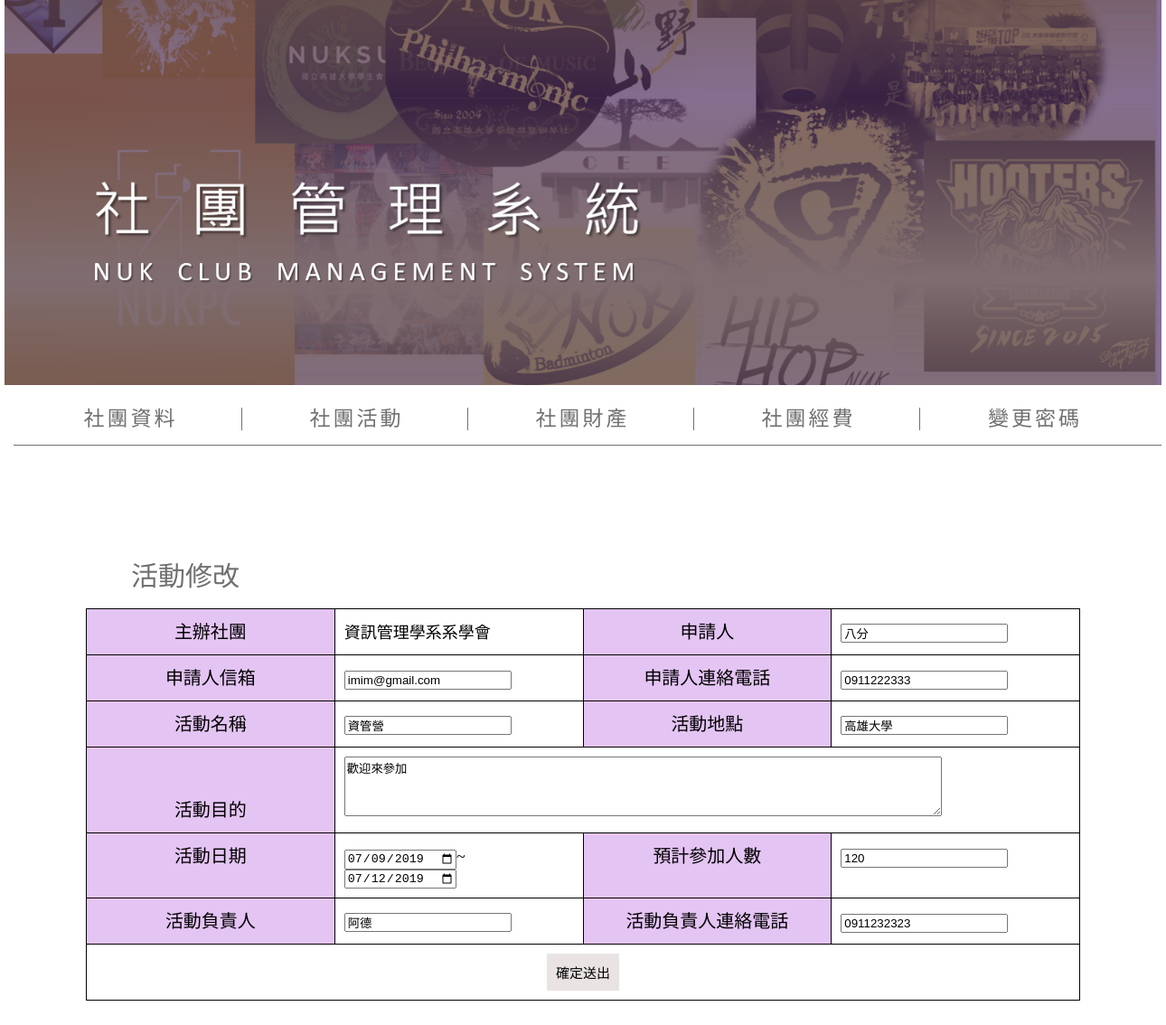
Page /user/user_activity_alter.php?No=1 (signed in) on the committed database.
### tables this page shows
CREATE TABLE `act_app` (
  `act_id` int(10) NOT NULL,
  `club` varchar(255) NOT NULL,
  `applicant` varchar(255) NOT NULL,
  `app_email` varchar(255) NOT NULL,
  `app_tel` varchar(30) NOT NULL,
  `app_time` varchar(255) NOT NULL,
  `act_name` varchar(255) NOT NULL,
  `act_location` varchar(255) NOT NULL,
  `act_datestart` varchar(30) NOT NULL,
  `act_dateend` varchar(30) NOT NULL,
  `act_purpose` varchar(255) NOT NULL,
  `act_num` int(10) NOT NULL,
  `principal` varchar(255) NOT NULL,
  `principal_tel` varchar(20) NOT NULL,
  `check_act` varchar(10) NOT NULL
);

### user/user_activity_alter.php (the view, shortened to what this page needs)
<!DOCTYPE html>
<html lang="en">
<head>
  <link rel="stylesheet" href="activity.css">
</head>
<body>
<div class="wrap">
            <div class="top"><img src="6.png" width=1280>
            </div>
        <div class="head">
         <ul class="list">
              <li><a id="info" href="user_info.php#intro">社團資料</a>
              </li>
              <li><a id="info" href="user_activity.php#intro">社團活動</a>
              </li>
              <li><a id="info" href="user_property.php#intro">社團財產</a>
              </li>
              <li><a id="info" href="user_funds.php#intro">社團經費</a>
              </li>
              <li><a class="passwd" href="#" id="changepasswd">變更密碼</a></li>
            </ul>
        </div>
            <div class="search">
                    <h2 class="title">活動修改</h2>
            </div>
            <div class="intro">
            <?php
                $no=$_GET["No"];
                $link = @mysqli_connect('localhost','root', '123456','php_project');
                $SQLUpdate="SELECT * FROM act_app WHERE act_id=$no";
                $result=mysqli_query($link,$SQLUpdate);
                $row=mysqli_fetch_assoc($result);
                echo "<form action='user_activity.php' method='post'>";
                echo "<table border='1'>";
                echo "<tr>";
                echo "<th width='25%'>主辦社團</th>";
                echo "<td width='25%' align='left'>".$_COOKIE["club"]."</td>";
                echo "<th width='25%'>申請人</th>";
                echo "<td width='25%' align='left'><input type='text' name='applicant' value='".$row["applicant"]."'></td>";
                echo "</tr>";
                echo "<tr>";
                echo "<th>申請人信箱</th>";
                echo "<td align='left'><input type='email' name='app_email' value='".$row["app_email"]."'></td>";
                echo "<th>申請人連絡電話</th>";
                echo "<td align='left'><input type='text' name='app_tel' value='".$row["app_tel"]."'></td>";
                echo "</tr>";
                echo "<tr>";
                echo "<th>活動名稱</th>";
                echo "<td align='left'><input type='text' name='act_name' value='".$row["act_name"]."'></td>";
                echo "<th>活動地點</th>";
                echo "<td align='left'><input type='text' name='act_location' value='".$row["act_location"]."'></td>";
                echo "</tr>";
                echo "<tr>";
                echo "<th>活動目的</th>";
                echo "<td colspan='3' align='left'><textarea name='act_purpose' cols='80' rows='4'>".$row["act_purpose"]."</textarea></td>";
                echo "</tr>";
                echo "<tr>";
                echo "<th>活動日期</th>";
                echo "<td align='left'><input type='date' name='act_datestart' value='".$row["act_datestart"]."'>~<input type='date' name='act_dateend' value='".$row["act_dateend"]."'></td>";
                echo "<th>預計參加人數</th>";
                echo "<td align='left'><input type='text' name='act_num' value='".$row["act_num"]."'></td>";
                echo "</tr>";
                echo "<tr>";
                echo "<th>活動負責人</th>";
                echo "<td align='left'><input type='text' name='principal' value='".$row["principal"]."'></td>";
                echo "<th>活動負責人連絡電話</th>";
                echo "<td align='left'><input type='text' name='principal_tel' value='".$row["principal_tel"]."'></td>";
                echo "</tr>";
                echo "<tr>";
                echo "<td colspan='4'>";
                echo "<input type='submit' value='確定送出' class='btn'>";
                echo "</td>";
                echo "</tr>";
                echo "</table>";
                echo "</form>";
                ?>
  </div>
</div>
</body>

### user/activity.css (style rules this page uses)
html, body, div, span, applet, object, iframe, h1, h2, h3, h4, h5, h6, p, blockquote, pre, a, abbr, acronym, address, big, cite, code, del, dfn, em, img, ins, kbd, q, s, samp, small, strike, strong, sub, sup, tt, var, b, u, i, center, dl, dt, dd, ol, ul, li, fieldset, form, label, legend, table, caption, tbody, tfoot, thead, tr, th, td, article, aside, canvas, details, embed, figure, figcaption, footer, header, hgroup, menu, nav, output, ruby, section, summary, time, mark, audio, video { margin: 0; padding: 0; border: 0; font-size: 100%; font: inherit; vertical-align: baseline; }
body { line-height: 1; }
ol, ul { list-style: none; }
table { border-collapse: collapse; border-spacing: 0; }
a { color: #000; }
.wrap { width: 1280px; font-family:Microsoft JhengHei; color: #707070; margin-left: auto; margin-right: auto; }
.top { width:100%; }
.head { border-bottom:1px solid #707070; border-color:#707070; width:1250px; height:50px; float:left; margin-left:10px; margin-top:3px; padding-bottom:10px; padding-left:20px; }
.list { text-align: center; padding-top:20px; }
.list li { float:left; list-style: none; width: 250px; }
.list a { text-decoration: none; color: #707070; font-size: 23px; letter-spacing: 3px; }
#info { text-align: center; border-right: 1px solid #707070; padding-right: 70px; padding-left: 40px; }
.passwd { padding-right:30px; width: 270px; }
.intro { margin-top: -10px; margin-bottom: 50px; }
.title { font-size: 30px; padding:10px; margin: 120px 0 0 130px; }
.intro th { color:black; background-color: rgba(185, 102, 224, 0.384); padding:15px; border:1px solid #000; font-size: 20px; font-family: 標楷體; }
.intro td { border:1px solid #000; padding:10px; color:black; line-height: 15px; font-size: 18px; }
.intro table { font-family: 標楷體; width:1100px; margin-top: 20px; margin-right: auto; margin-left: auto; text-align:center; border-collapse:collapse; }
.btn { font-size: 15px; outline:none; border:white; background:rgb(233, 227, 227); padding: 10px; text-align: center; font-family: 標楷體; }

### rows in the picture
act_app: applicant "八分", app_email "imim@gmail.com", app_tel "0911222333", act_name "資管營", act_location "高雄大學", act_purpose "歡迎來參加", act_datestart "07/09/2019", act_dateend "07/12/2019", act_num "120", principal "阿德", principal_tel "0911232323"

### other values in the picture
$_COOKIE["club"] "資訊管理學系系學會"
